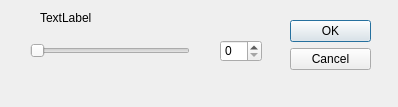
<?xml version="1.0" encoding="UTF-8"?>
<ui version="4.0">
 <class>Dialog</class>
 <widget class="QDialog" name="Dialog">
  <property name="geometry">
   <rect>
    <x>0</x>
    <y>0</y>
    <width>398</width>
    <height>107</height>
   </rect>
  </property>
  <property name="windowTitle">
   <string>Dialog</string>
  </property>
  <widget class="QDialogButtonBox" name="buttonBox">
   <property name="geometry">
    <rect>
     <x>290</x>
     <y>20</y>
     <width>81</width>
     <height>241</height>
    </rect>
   </property>
   <property name="orientation">
    <enum>Qt::Vertical</enum>
   </property>
   <property name="standardButtons">
    <set>QDialogButtonBox::Cancel|QDialogButtonBox::Ok</set>
   </property>
  </widget>
  <widget class="QSlider" name="horizontalSlider">
   <property name="geometry">
    <rect>
     <x>30</x>
     <y>40</y>
     <width>160</width>
     <height>22</height>
    </rect>
   </property>
   <property name="orientation">
    <enum>Qt::Horizontal</enum>
   </property>
  </widget>
  <widget class="QSpinBox" name="spinBox">
   <property name="geometry">
    <rect>
     <x>220</x>
     <y>40</y>
     <width>42</width>
     <height>22</height>
    </rect>
   </property>
  </widget>
  <widget class="QLabel" name="label">
   <property name="geometry">
    <rect>
     <x>40</x>
     <y>10</y>
     <width>57</width>
     <height>16</height>
    </rect>
   </property>
   <property name="text">
    <string>TextLabel</string>
   </property>
  </widget>
 </widget>
 <resources/>
 <connections>
  <connection>
   <sender>buttonBox</sender>
   <signal>accepted()</signal>
   <receiver>Dialog</receiver>
   <slot>accept()</slot>
   <hints>
    <hint type="sourcelabel">
     <x>248</x>
     <y>254</y>
    </hint>
    <hint type="destinationlabel">
     <x>157</x>
     <y>274</y>
    </hint>
   </hints>
  </connection>
  <connection>
   <sender>buttonBox</sender>
   <signal>rejected()</signal>
   <receiver>Dialog</receiver>
   <slot>reject()</slot>
   <hints>
    <hint type="sourcelabel">
     <x>316</x>
     <y>260</y>
    </hint>
    <hint type="destinationlabel">
     <x>286</x>
     <y>274</y>
    </hint>
   </hints>
  </connection>
 </connections>
</ui>
